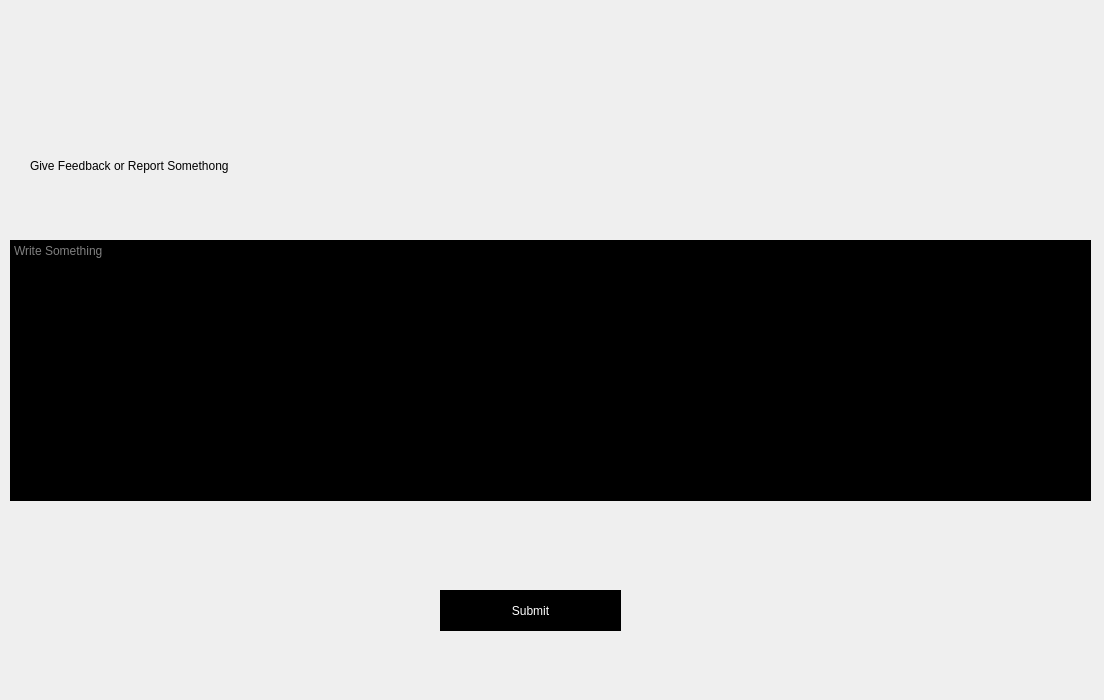
<?xml version="1.0" encoding="UTF-8"?>
<ui version="4.0">
 <class>greport</class>
 <widget class="QDialog" name="greport">
  <property name="geometry">
   <rect>
    <x>0</x>
    <y>0</y>
    <width>1104</width>
    <height>700</height>
   </rect>
  </property>
  <property name="windowTitle">
   <string>Report</string>
  </property>
  <property name="styleSheet">
   <string notr="true">*{background-image: url(:/img/img/inside.jpg);}
QMessageBox{
    font: 87 10pt &quot;Segoe UI Black&quot;;
}
QPushButton:pressed{
	background-color: rgb(255, 212, 39);
   border-radius:6px;
}</string>
  </property>
  <widget class="QLabel" name="label_icon">
   <property name="geometry">
    <rect>
     <x>420</x>
     <y>0</y>
     <width>231</width>
     <height>111</height>
    </rect>
   </property>
   <property name="text">
    <string/>
   </property>
   <property name="pixmap">
    <pixmap resource="resources.qrc">:/img/img/icon.png</pixmap>
   </property>
  </widget>
  <widget class="QLabel" name="label">
   <property name="geometry">
    <rect>
     <x>30</x>
     <y>140</y>
     <width>541</width>
     <height>51</height>
    </rect>
   </property>
   <property name="styleSheet">
    <string notr="true">font: 87 15pt &quot;Segoe UI Black&quot;;</string>
   </property>
   <property name="text">
    <string>Give Feedback or Report Somethong</string>
   </property>
  </widget>
  <widget class="QPushButton" name="pushButton">
   <property name="geometry">
    <rect>
     <x>440</x>
     <y>590</y>
     <width>181</width>
     <height>41</height>
    </rect>
   </property>
   <property name="styleSheet">
    <string notr="true">*{
background:black;
color:white;
font: 87 15pt &quot;Segoe UI Black&quot;;
border:black;
}

QPushButton:pressed{
	
	background-color: rgb(182, 11, 42);
   border-radius:6px;
}
QPushButton:hover{
	
	background-color: grey;
   border-radius:6px;
}</string>
   </property>
   <property name="text">
    <string>Submit</string>
   </property>
  </widget>
  <widget class="QPushButton" name="pushButton_2">
   <property name="geometry">
    <rect>
     <x>1000</x>
     <y>0</y>
     <width>101</width>
     <height>61</height>
    </rect>
   </property>
   <property name="styleSheet">
    <string notr="true">*{image: url(:/img/img/backbutoonyblack.jpg);

border:white}
QPushButton:pressed{
	
	background-color: rgb(182, 11, 42);
   border-radius:6px;
}</string>
   </property>
   <property name="text">
    <string/>
   </property>
  </widget>
  <widget class="QTextEdit" name="textEdit">
   <property name="geometry">
    <rect>
     <x>10</x>
     <y>240</y>
     <width>1081</width>
     <height>261</height>
    </rect>
   </property>
   <property name="styleSheet">
    <string notr="true">*{
background:black;
color:white;
font: 87 15pt &quot;Segoe UI Black&quot;;
border:black;
}</string>
   </property>
   <property name="placeholderText">
    <string>Write Something</string>
   </property>
  </widget>
 </widget>
 <resources>
  <include location="resources.qrc"/>
 </resources>
 <connections/>
</ui>
